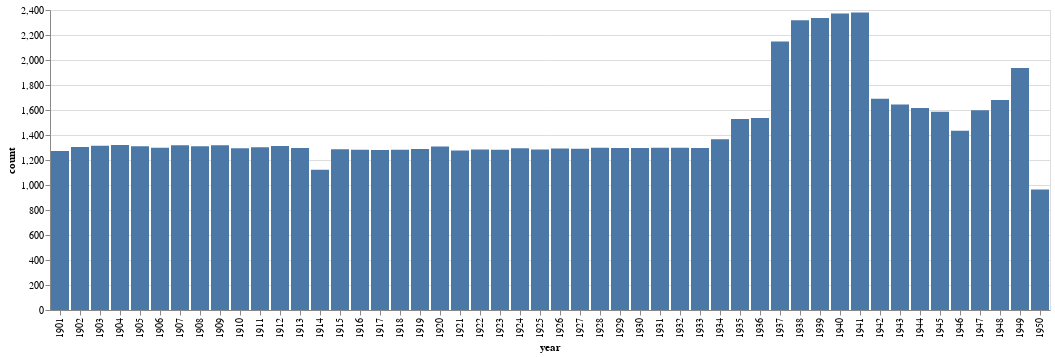

Notebook code for this chart:
### Code cell
# Pages per year

alt.Chart(df_years).mark_bar().encode(
    x='year:N',
    y='count:Q'
)

### Figure 1 — Vega-Lite specification as saved in the notebook (floating-point values rounded to 4 significant figures)
{"config": {"view": {"continuousWidth": 400, "continuousHeight": 300}}, "data": {"name": "data-e43809a8f8acf6d7da7132a762c10fa9"}, "mark": "bar", "encoding": {"x": {"type": "nominal", "field": "year"}, "y": {"type": "quantitative", "field": "count"}}, "$schema": "https://vega.github.io/schema/vega-lite/v4.8.1.json", "datasets": {"data-e43809a8f8acf6d7da7132a762c10fa9": [{"year": 1941, "count": 2381}, {"year": 1940, "count": 2372}, {"year": 1939, "count": 2336}, {"year": 1938, "count": 2318}, {"year": 1937, "count": 2149}, {"year": 1949, "count": 1936}, {"year": 1942, "count": 1690}, {"year": 1948, "count": 1680}, {"year": 1943, "count": 1644}, {"year": 1944, "count": 1617}, {"year": 1947, "count": 1598}, {"year": 1945, "count": 1587}, {"year": 1936, "count": 1536}, {"year": 1935, "count": 1528}, {"year": 1946, "count": 1434}, {"year": 1934, "count": 1367}, {"year": 1904, "count": 1320}, {"year": 1907, "count": 1318}, {"year": 1909, "count": 1318}, {"year": 1903, "count": 1314}, {"year": 1912, "count": 1312}, {"year": 1905, "count": 1311}, {"year": 1908, "count": 1310}, {"year": 1920, "count": 1308}, {"year": 1902, "count": 1305}, {"year": 1911, "count": 1303}, {"year": 1932, "count": 1299}, {"year": 1931, "count": 1299}, {"year": 1928, "count": 1299}, {"year": 1906, "count": 1298}, {"year": 1913, "count": 1297}, {"year": 1933, "count": 1297}, {"year": 1930, "count": 1297}, {"year": 1929, "count": 1296}, {"year": 1910, "count": 1295}, {"year": 1924, "count": 1294}, {"year": 1926, "count": 1293}, {"year": 1927, "count": 1290}, {"year": 1919, "count": 1289}, {"year": 1915, "count": 1287}, {"year": 1925, "count": 1285}, {"year": 1922, "count": 1285}, {"year": 1916, "count": 1283}, {"year": 1923, "count": 1283}, {"year": 1918, "count": 1282}, {"year": 1917, "count": 1280}, {"year": 1921, "count": 1276}, {"year": 1901, "count": 1272}, {"year": 1914, "count": 1122}, {"year": 1950, "count": 964}]}}
